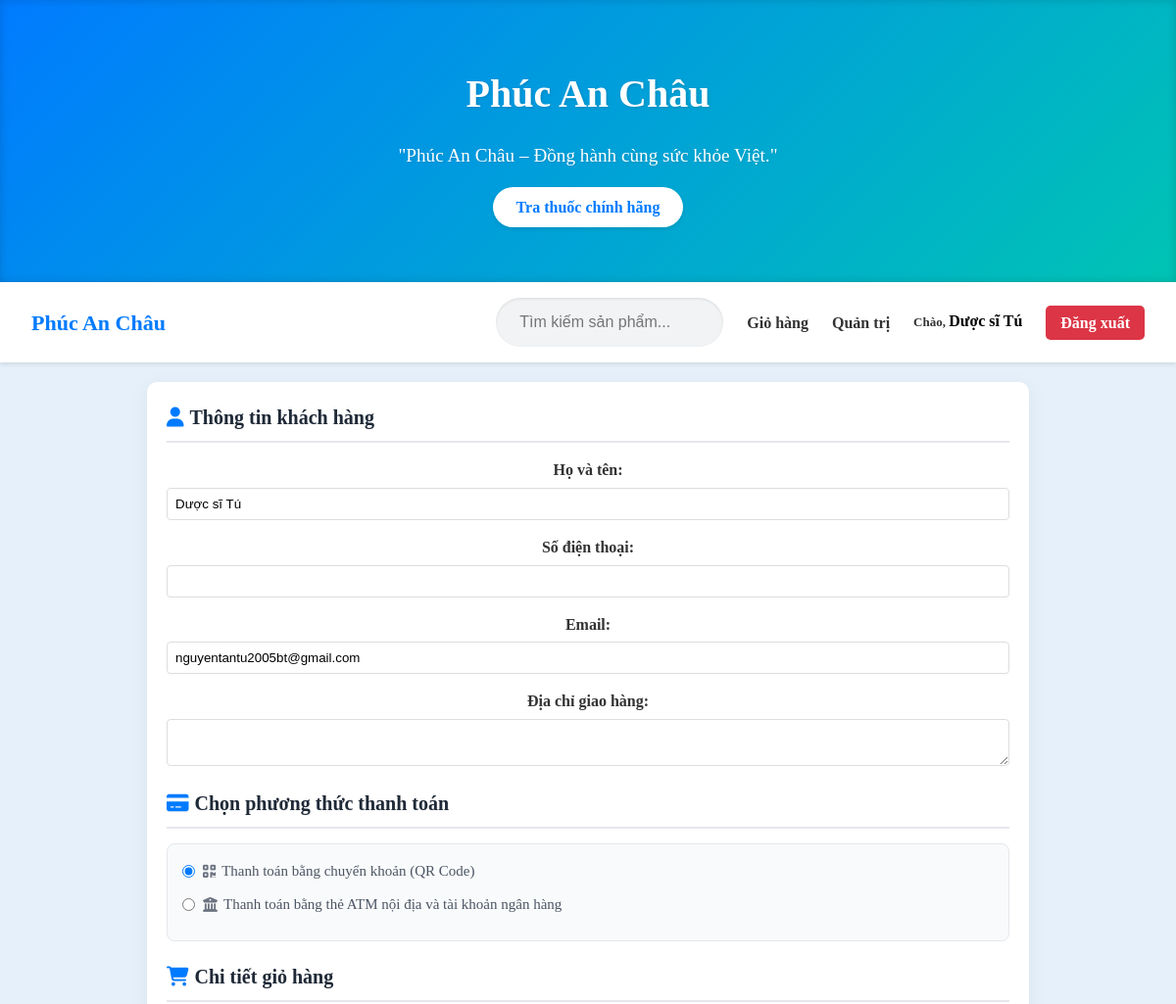
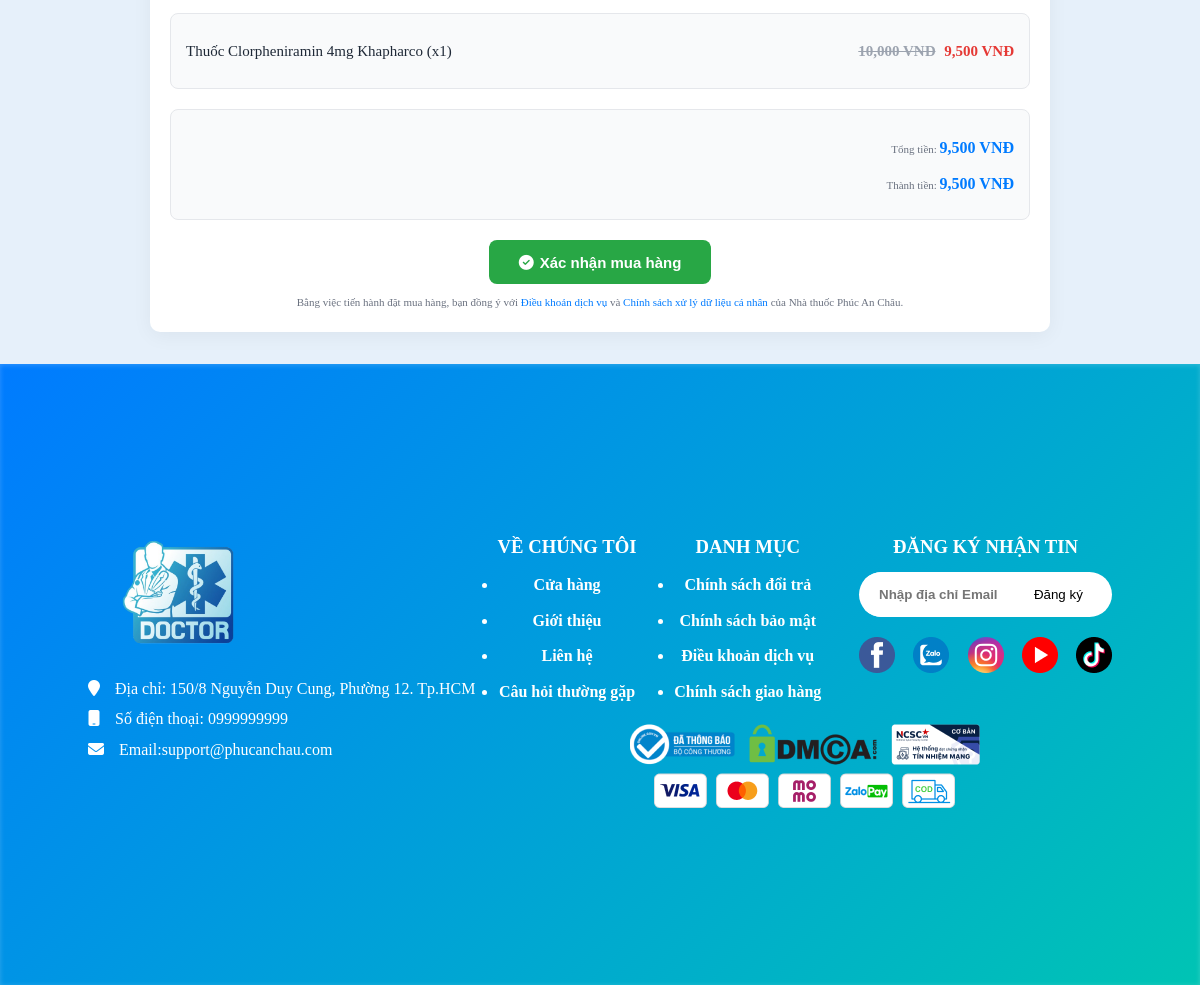
The app's page /cheackout.php (signed in) with its own data (2 pictures, top to bottom).
### tables this page shows
CREATE TABLE `users` (
  `id` int(11) NOT NULL,
  `username` varchar(50) NOT NULL,
  `password` varchar(255) NOT NULL,
  `email` varchar(100) DEFAULT NULL,
  `avatar` varchar(255) DEFAULT 'default-avatar.jpg',
  `role` enum('user','admin') DEFAULT 'user',
  `created_at` timestamp NOT NULL DEFAULT current_timestamp()
);

CREATE TABLE `cart` (
  `id` int(11) NOT NULL,
  `user_id` int(11) DEFAULT NULL,
  `product_id` int(11) DEFAULT NULL,
  `quantity` int(11) DEFAULT 1,
  `added_at` timestamp NOT NULL DEFAULT current_timestamp()
);

CREATE TABLE `products` (
  `id` int(11) NOT NULL,
  `name` varchar(100) NOT NULL,
  `category_id` int(11) DEFAULT NULL,
  `description` text DEFAULT NULL,
  `price` decimal(10,2) NOT NULL,
  `image` varchar(255) DEFAULT NULL,
  `quantity` int(11) DEFAULT 0,
  `created_at` timestamp NOT NULL DEFAULT current_timestamp(),
  `sold` int(11) DEFAULT 0,
  `views` int(11) DEFAULT 0,
  `brand` varchar(100) DEFAULT NULL,
  `ingredient` text DEFAULT NULL,
  `uses` text DEFAULT NULL,
  `usage` text DEFAULT NULL,
  `side_effects` text DEFAULT NULL,
  `warning` text DEFAULT NULL,
  `storage` text DEFAULT NULL,
  `discount` decimal(5,2) DEFAULT 0.00,
  `final_price` decimal(10,2) DEFAULT 0.00
);

### cheackout.php (the view, shortened to what this page needs)
<?php
include 'includes/db.php';
$user_id = $_SESSION['user_id'];
$username = isset($_SESSION['username']) ? $_SESSION['username'] : '';
$sql = "
    SELECT c.id as cart_id, p.id as product_id, p.name, p.price, p.discount, p.final_price, c.quantity
    FROM cart c
    JOIN products p ON c.product_id = p.id
    WHERE c.user_id = ?
";
$stmt = $conn->prepare($sql);
$stmt->bind_param("i", $user_id);
$stmt->execute();
$result = $stmt->get_result();
$total = 0;
$items = [];
if ($result->num_rows > 0) {
    while ($item = $result->fetch_assoc()) {
        $subtotal = $item['final_price'] * $item['quantity'];
        $total += $subtotal;
        $items[] = $item;
    }
} else {
    header("Location: cart.php");
    exit;
}
$sql_user = "SELECT email FROM users WHERE id = ?";
$stmt_user = $conn->prepare($sql_user);
$stmt_user->bind_param("i", $user_id);
$stmt_user->execute();
$user = $stmt_user->get_result()->fetch_assoc();
?>
<!DOCTYPE html>
<html lang="vi">
<head>
    <link rel="stylesheet" href="assets/css/checkout.css">
    <link rel="stylesheet" href="assets/css/Trang_chu.css">
    <link rel="stylesheet" href="https://cdnjs.cloudflare.com/ajax/libs/font-awesome/6.4.0/css/all.min.css">
</head>
<body>
    <?php
    include 'includes/header.php';
    include 'includes/nav.php';
    ?>
    <div class="checkout-container">
        <h2><i class="fas fa-user"></i> Thông tin khách hàng</h2>
        <form method="POST" action="place_order.php" class="checkout-form" id="checkoutForm">
            <div class="form-group">
                <label for="full_name">Họ và tên:</label>
                <input type="text" id="full_name" name="full_name" value="<?php echo htmlspecialchars($username); ?>" required>
            </div>
            <div class="form-group">
                <label for="phone">Số điện thoại:</label>
                <input type="text" id="phone" name="phone" pattern="[0-9]{10}" required>
            </div>
            <div class="form-group">
                <label for="email">Email:</label>
                <input type="email" id="email" name="email" value="<?php echo htmlspecialchars($user['email'] ?? ''); ?>" required>
            </div>
            <div class="form-group">
                <label for="address">Địa chỉ giao hàng:</label>
                <textarea id="address" name="address" required></textarea>
            </div>
            <h2><i class="fas fa-credit-card"></i> Chọn phương thức thanh toán</h2>
            <div class="payment-methods">
                <label>
                    <input type="radio" name="payment_method" value="qrcode" checked>
                    <i class="fas fa-qrcode"></i> Thanh toán bằng chuyển khoản (QR Code)
                </label>
                <label>
                    <input type="radio" name="payment_method" value="atm">
                    <i class="fas fa-university"></i> Thanh toán bằng thẻ ATM nội địa và tài khoản ngân hàng
                </label>
            </div>
            <h2><i class="fas fa-shopping-cart"></i> Chi tiết giỏ hàng</h2>
            <div class="cart-items">
                <?php foreach ($items as $item):
                ?>
                    <div class="cart-item">
                        <span class="item-name"><?php echo htmlspecialchars($item['name']); ?> (x<?php echo $item['quantity']; ?>)</span>
                        <?php if ($item['discount'] > 0): ?>
                            <span class="item-price"><s><?php echo number_format($item['price']); ?> VNĐ</s> <span class="discounted-price"><?php echo number_format($item['final_price']); ?> VNĐ</span></span>
                        <?php else: ?>
                            <span class="item-price"><?php echo number_format($item['price']); ?> VNĐ</span>
                        <?php endif; ?>
                    </div>
                <?php endforeach; ?>
            </div>
            <div class="order-summary">
                <p>Tổng tiền: <span class="total-amount"><?php echo number_format($total); ?> VNĐ</span></p>
                <p>Thành tiền: <span class="final-amount"><?php echo number_format($total); ?> VNĐ</span></p>
            </div>
            <button type="submit" name="place_order" class="place-order-btn"><i class="fas fa-check-circle"></i> Xác nhận mua hàng</button>
            <p>Bằng việc tiến hành đặt mua hàng, bạn đồng ý với <a href="#">Điều khoản dịch vụ</a> và <a href="#">Chính sách xử lý dữ liệu cá nhân</a> của Nhà thuốc Phúc An Châu.</p>
        </form>
    </div>
        <?php include 'includes/footer.php' ?>
</body>
</html>

### assets/css/checkout.css (style rules this page uses)
* { margin: 0; padding: 0; box-sizing: border-box; }
body { font-family: 'Roboto', Arial, sans-serif; line-height: 1.6; color: #333; background-color: #f9fafb; }
.checkout-container { max-width: 900px; margin: 20px auto; padding: 20px; background-color: #fff; border-radius: 10px; box-shadow: 0 4px 20px rgba(0, 0, 0, 0.05); }
.checkout-container h2 { font-size: 20px; color: #1f2937; margin-bottom: 15px; padding-bottom: 8px; border-bottom: 2px solid #e5e7eb; font-weight: 600; display: flex; align-items: center; gap: 6px; }
.checkout-container h2 i { color: #007bff; }
.payment-methods { margin-bottom: 20px; padding: 15px; border: 1px solid #e5e7eb; border-radius: 8px; background-color: #f9fafb; }
.payment-methods label { display: flex; align-items: center; font-size: 15px; color: #4b5563; margin-bottom: 10px; cursor: pointer; transition: color 0.3s ease; }
.payment-methods input[type="radio"] { margin-right: 8px; accent-color: #007bff; }
.payment-methods i { margin-right: 6px; color: #6b7280; transition: color 0.3s ease; }
.cart-items { margin-bottom: 20px; padding: 15px; border: 1px solid #e5e7eb; border-radius: 8px; background-color: #f9fafb; }
.cart-item { display: flex; justify-content: space-between; align-items: center; padding: 10px 0; border-bottom: 1px solid #e5e7eb; }
.cart-item:last-child { border-bottom: none; }
.item-name { font-size: 15px; color: #1f2937; font-weight: 500; }
.item-price { font-size: 15px; color: #007bff; font-weight: 600; }
.item-price s { color: #9ca3af; margin-right: 5px; }
.discounted-price { color: #28a745; }
.order-summary { margin-bottom: 20px; padding: 15px; border: 1px solid #e5e7eb; border-radius: 8px; background-color: #f9fafb; text-align: right; }
.order-summary p { font-size: 15px; color: #4b5563; margin-bottom: 8px; }
.order-summary span { font-weight: 600; }
.total-amount, .final-amount { color: #007bff; font-size: 16px; }
.checkout-form { text-align: center; }
.place-order-btn { padding: 10px 30px; background-color: #28a745; color: #fff; border: none; border-radius: 8px; font-size: 15px; font-weight: 600; cursor: pointer; transition: background-color 0.3s ease, transform 0.1s ease; display: inline-flex; align-items: center; gap: 6px; min-height: 44px; }
.checkout-form p { font-size: 11px; color: #6b7280; margin-top: 10px; }
.checkout-form p a { color: #007bff; text-decoration: none; }

### assets/css/Trang_chu.css (style rules this page uses)
* { margin: 0; padding: 0; box-sizing: border-box; }
body { font-family: 'Times New Roman', Times, serif, sans-serif; line-height: 1.6; color: #333; background-color: #e6f0fa; }
h2 { font-size: 1.8rem; margin-bottom: 1rem; color: #007bff; font-weight: bold; text-shadow: 0 1px 1px rgba(0, 0, 0, 0.05); }
.discounted-price { color: #e53935; font-weight: bold; }

### cheackout.php (style rules this page uses)
.form-group { margin-bottom: 15px; }
.form-group label { display: block; margin-bottom: 5px; font-weight: bold; }
.form-group input, .form-group textarea, .form-group select { width: 100%; padding: 8px; border: 1px solid #ddd; border-radius: 4px; box-sizing: border-box; }

### records on screen
users: email "nguyentantu2005bt@gmail.com"
cart: product.name "Thuốc Clorpheniramin 4mg Khapharco", quantity "1", product.price "10,000", product.final_price "9,500"

### other values on screen
$username "Dược sĩ Tú"
$total "9,500"
